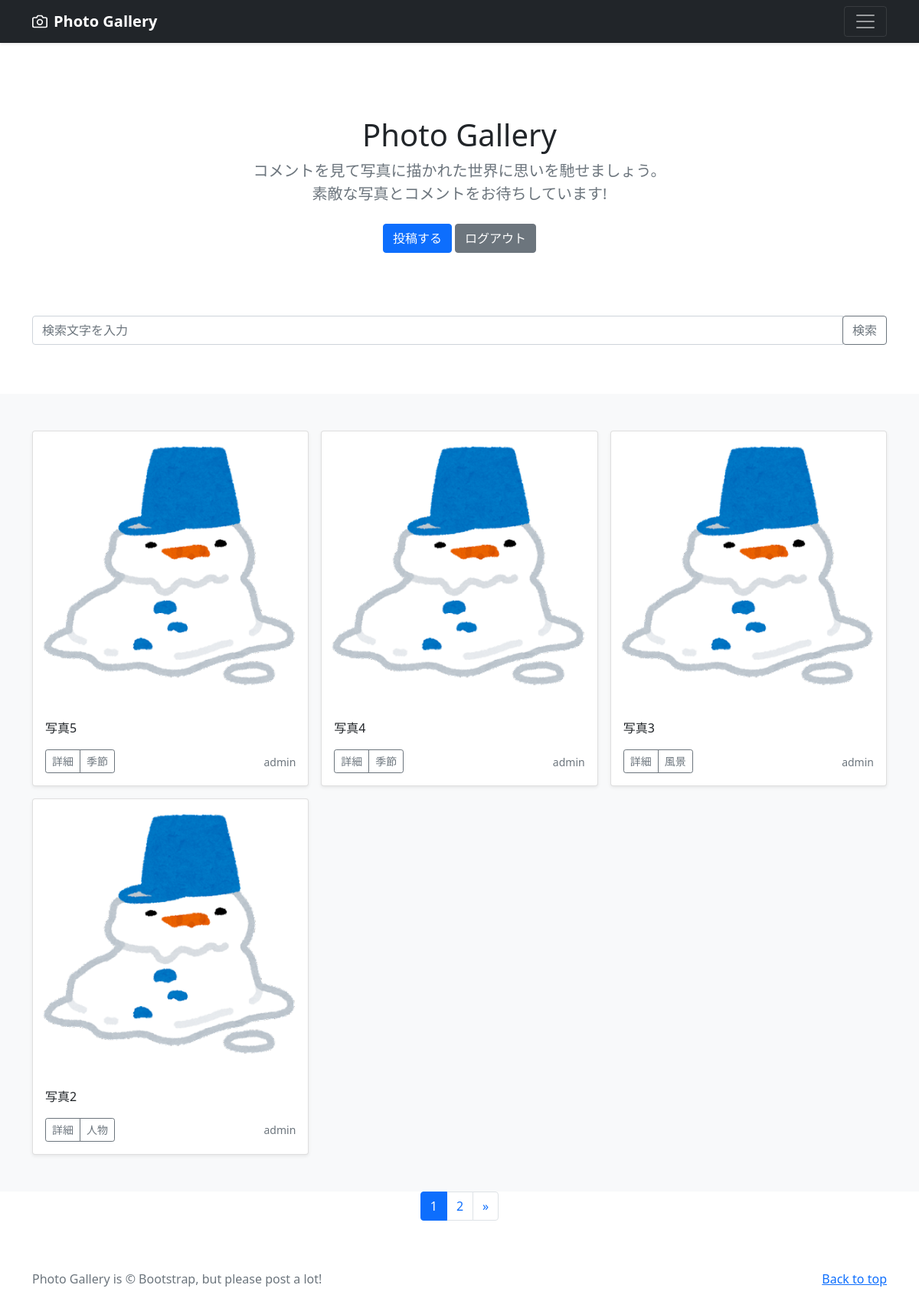
The page / on the database its author committed.
### photo/models.py (models this page shows, shortened)
class PhotoPost(models.Model):
    user = models.ForeignKey(
        to=CustomUser,
        verbose_name='ユーザ',
        on_delete=models.CASCADE,
        null=True
    )
    category = models.ForeignKey(
        to=Category,
        verbose_name='カテゴリ',
        on_delete=models.PROTECT,
        null=True
    )
    title = models.CharField(
        verbose_name='タイトル',
        max_length=20
    )
    comment = models.TextField(
        verbose_name='コメント'
    )
    image1 = models.ImageField(
        verbose_name='イメージ1',
        upload_to='photos',
        null=True,
        blank=True
    )
    image2 = models.ImageField(
        verbose_name='イメージ2',
        upload_to='photos',
        null=True,
        blank=True
    )
    posted_at = models.DateTimeField(
        verbose_name='投稿日時',
        auto_now_add=True
    )

class Category(models.Model):
    title = models.CharField(
        verbose_name='タイトル',
        max_length=20
    )

### accounts/models.py (models this page shows)
class CustomUser(AbstractUser):
    pass

### photo/views.py (the view)
# urls.py: path('', views.IndexView.as_view(), name='index'),
class IndexView(ListView):
    template_name = 'photo/index.html'
    queryset = PhotoPost.objects.order_by('-posted_at')
    context_object_name = 'photo_list'
    paginate_by = 4

### templates/photo/index.html (shortened to what this page needs)
{% extends 'photo/base.html'%}
{% load static %}
{% block contents%}
<section class="py-5 text-center container">
  <div class="row py-lg-5">
    <div class="col-lg-6 col-md-8 mx-auto">
      <h1 class="fw-light">Photo Gallery</h1>
      <p class="lead text-muted">
        コメントを見て写真に描かれた世界に思いを馳せましょう。
        素敵な写真とコメントをお待ちしています!</p>
      <p>
        <a href="{% url 'photo:post_photo'%}" class="btn btn-primary my-2">投稿する</a>
        <a href="#" class="btn btn-secondary my-2">ログアウト</a>
      </p>
    </div>
  </div>
  <form method="GET" action="/">
    <div class="input-group mb-3" style="margin-top: 10px;">
      <input type="text" class="form-control" placeholder="検索文字を入力" aria-label="検索文字を入力"
        aria-describedby="button-addon2">
      <div class="input-group-append">
        <button class="btn btn-outline-secondary" type="submit" id="button-addon2">検索</button>
      </div>
    </div>
  </form>
</section>
{% include 'photo/photo_list.html' %}
{% if is_paginated %}
{% include 'photo/pagenation.html'%}
{% endif %}
{% endblock%}

### templates/photo/photo_list.html
{% load static %}
<div class="album py-5 bg-light">
  <div class="container">
    <div class="row row-cols-1 row-cols-sm-2 row-cols-md-3 g-3">
      {% for photo in photo_list %}
      <div class="col">
        <div class="card shadow-sm">
          <img src="{% static 'img/snowman.png'%}">
          <div class="card-body">
            <p class="card-text">{{photo.title}}</p>
            <div class="d-flex justify-content-between align-items-center">
              <div class="btn-group">
                <a href="{% url 'photo:detail_photo' photo.pk%}" class="btn btn-sm btn-outline-secondary">詳細</a>
                <a href="{% url 'photo:category' photo.category.title%}" class="btn btn-sm btn-outline-secondary">
                  {{photo.category.title}}</a>
              </div>
              {% if photo.user %}
              <a href="{% url 'photo:user_list' photo.user.pk%}" class="text-decoration-none"><small
                  class="text-muted">{{photo.user.username}}</small></a>
              {% else %}
              <a href="{% url 'photo:user_list' '#'%}" class="text-decoration-none"><small
                  class="text-muted">none</small></a>
              {% endif %}
            </div>
          </div>
        </div>
      </div>
      {% endfor %}
    </div>
  </div>
</div>

### rows shown on the page
PhotoPost: title "写真5", category "季節", user.username "admin"
PhotoPost: title "写真4", category "季節", user.username "admin"
PhotoPost: title "写真3", category "風景", user.username "admin"
PhotoPost: title "写真2", category "人物", user.username "admin"

### other values the page prints
{{ num }} "1"
{{ num }} "2"
